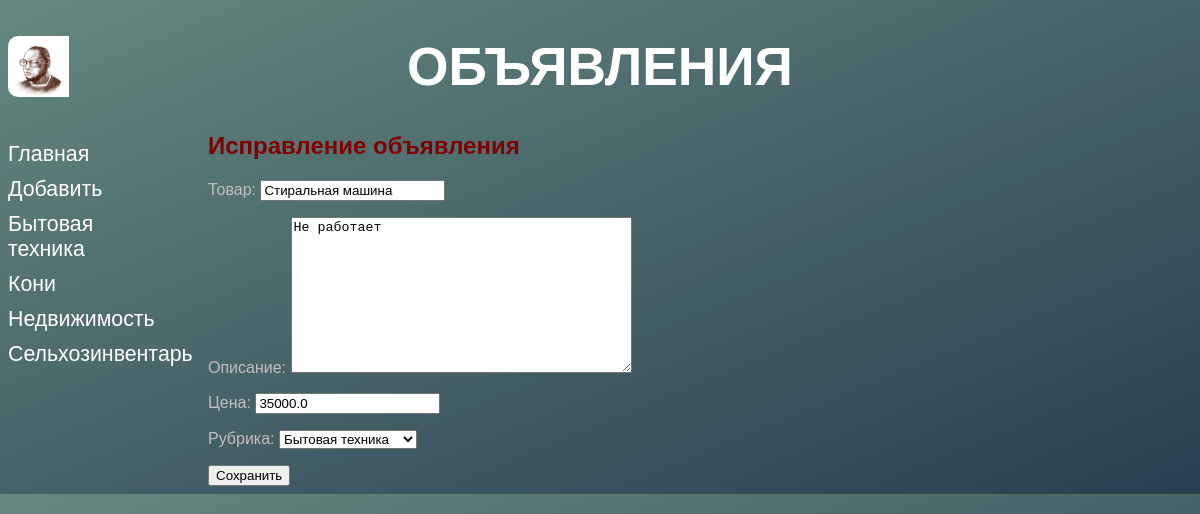
The app's page /bboard/update/6/ with its own data.
### bboard/models.py (models this page shows)
class Rubric(models.Model):
	name = models.CharField(max_length = 20, db_index = True, verbose_name = 'Название')
	def __str__(self):
		return self.name
	class Meta:
		verbose_name_plural = 'Рубрики'
		verbose_name = 'Рубрика'
		ordering = ['name']

class Bb(models.Model):
	title = models.CharField(max_length = 50, verbose_name = 'Товар',
		validators = [validators.RegexValidator(regex = '^.{4,}$')],
		error_messages = {'invalid': 'Неправильное название товара'})
	content = models.TextField(null = True, blank = True, verbose_name = 'Описание')
	price = models. FloatField(null = True, blank = True, verbose_name = 'Цена')
	published = models.DateTimeField(auto_now_add = True, db_index = True, verbose_name = 'Опубликованно')
	rubric = models.ForeignKey('Rubric', null = True, on_delete = models.PROTECT, verbose_name = 'Рубрика')
	def title_and_prices(self):
		if self.price:
			return '%s (%.2f)' % (self.title, self.price)
		else:
			return self.title
	title_and_prices.short_description = 'Название и цена'
	class Meta:
		verbose_name_plural = 'Объявления'
		verbose_name = 'Объявление'
		ordering = ['-published']

### bboard/views.py (the view)
# urls.py: path('update/<int:pk>/', BbUpdateView.as_view(), name = 'update'),
class BbUpdateView(UpdateView):
	model = Bb
	form_class = BbForm
	success_url = '/'
	def get_context_data(self, *args, **kwargs):
		context = super().get_context_data(*args, **kwargs)
		context['rubrics'] = Rubric.objects.all()
		return context

### bboard/forms.py
class BbForm(ModelForm):
	class Meta:
		model = Bb
		fields = ('title', 'content', 'price', 'rubric')

### bboard/templates/bboard/bb_form.html (shortened to what this page needs)
{% extends "layout/basic.html" %}
{% block content %}
<h2>Исправление объявления</h2>
<form method="post">
	{{ form.as_p }}
	<input type="submit" value="Сохранить">
</form>
{% endblock %}

### bboard/templates/layout/basic.html (shortened to what this page needs)
{% load static %}
<!DOCTYPE html>
<html>
<head>
	<link rel="stylesheet" type="text/css" href="{% static 'bboard/style.css' %}">
</head>
<body>
	<header>
		<h1>Объявления</h1>
	</header>
	<nav>
		<a href="{% url 'index' %}">Главная</a>
		<a href="{% url 'add' %}">Добавить</a>
		{% for rubric in rubrics %}
		<a href="{% url 'by_rubric' rubric.pk %}" class="ark">{{rubric.name}}</a>
		{% endfor %}
	</nav>
	<section>
		{% block content %}
		{% endblock %}
	</section>
</body>
</html>

### bboard/static/bboard/style.css (style rules this page uses)
html { color: silver; font-family: sans-serif; background: #466368; background: linear-gradient(to right bottom, #648880, #293f50); }
header h1 { font-size: 40pt; font-family: sans-serif; text-transform: uppercase; text-align: center; background: url("bg.jpg") left / auto 100% no-repeat; border-radius: 10px; color: white; }
nav { color: grey; font-size: 16pt; width: 150px; float: left; }
a { color: maroon; text-decoration: none; }
nav a { display: block; margin: 10px 0px; color: white; }
section { margin-left: 200px; }
h2 { color: maroon; }
.ark { color: white; }

### records on screen
Rubric: name "Бытовая техника"
Rubric: name "Кони"
Rubric: name "Недвижимость"
Rubric: name "Сельхозинвентарь"
Bb: title "Стиральная машина", content "Не работает", price "35000.0", rubric "Бытовая техника"
